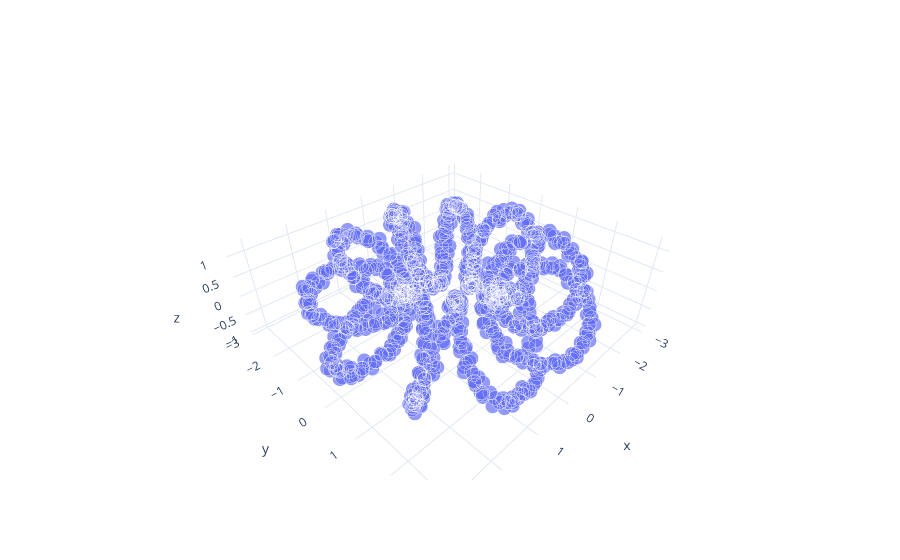

Notebook cell for this chart:
### Code cell
X.shape

>>> embedding = LocallyLinearEmbedding(n_components=2)
>>> X_transformed = embedding.fit_transform(X[:100])
>>> X_transformed.shape
(100, 2)

### Figure 1 — Plotly figure (JSON) as saved in the notebook; plotly's stock layout.template omitted (floating-point values rounded to 4 significant figures; data arrays with more than 128 entries replaced by an {"elided": "..."} marker saying what was removed)
{"data": [{"marker": {"size": {"elided": "1000 int values"}, "sizemode": "diameter"}, "mode": "markers", "type": "scatter3d", "x": {"elided": "1000 float values"}, "y": {"elided": "1000 float values"}, "z": {"elided": "1000 float values"}}], "layout": {}}
